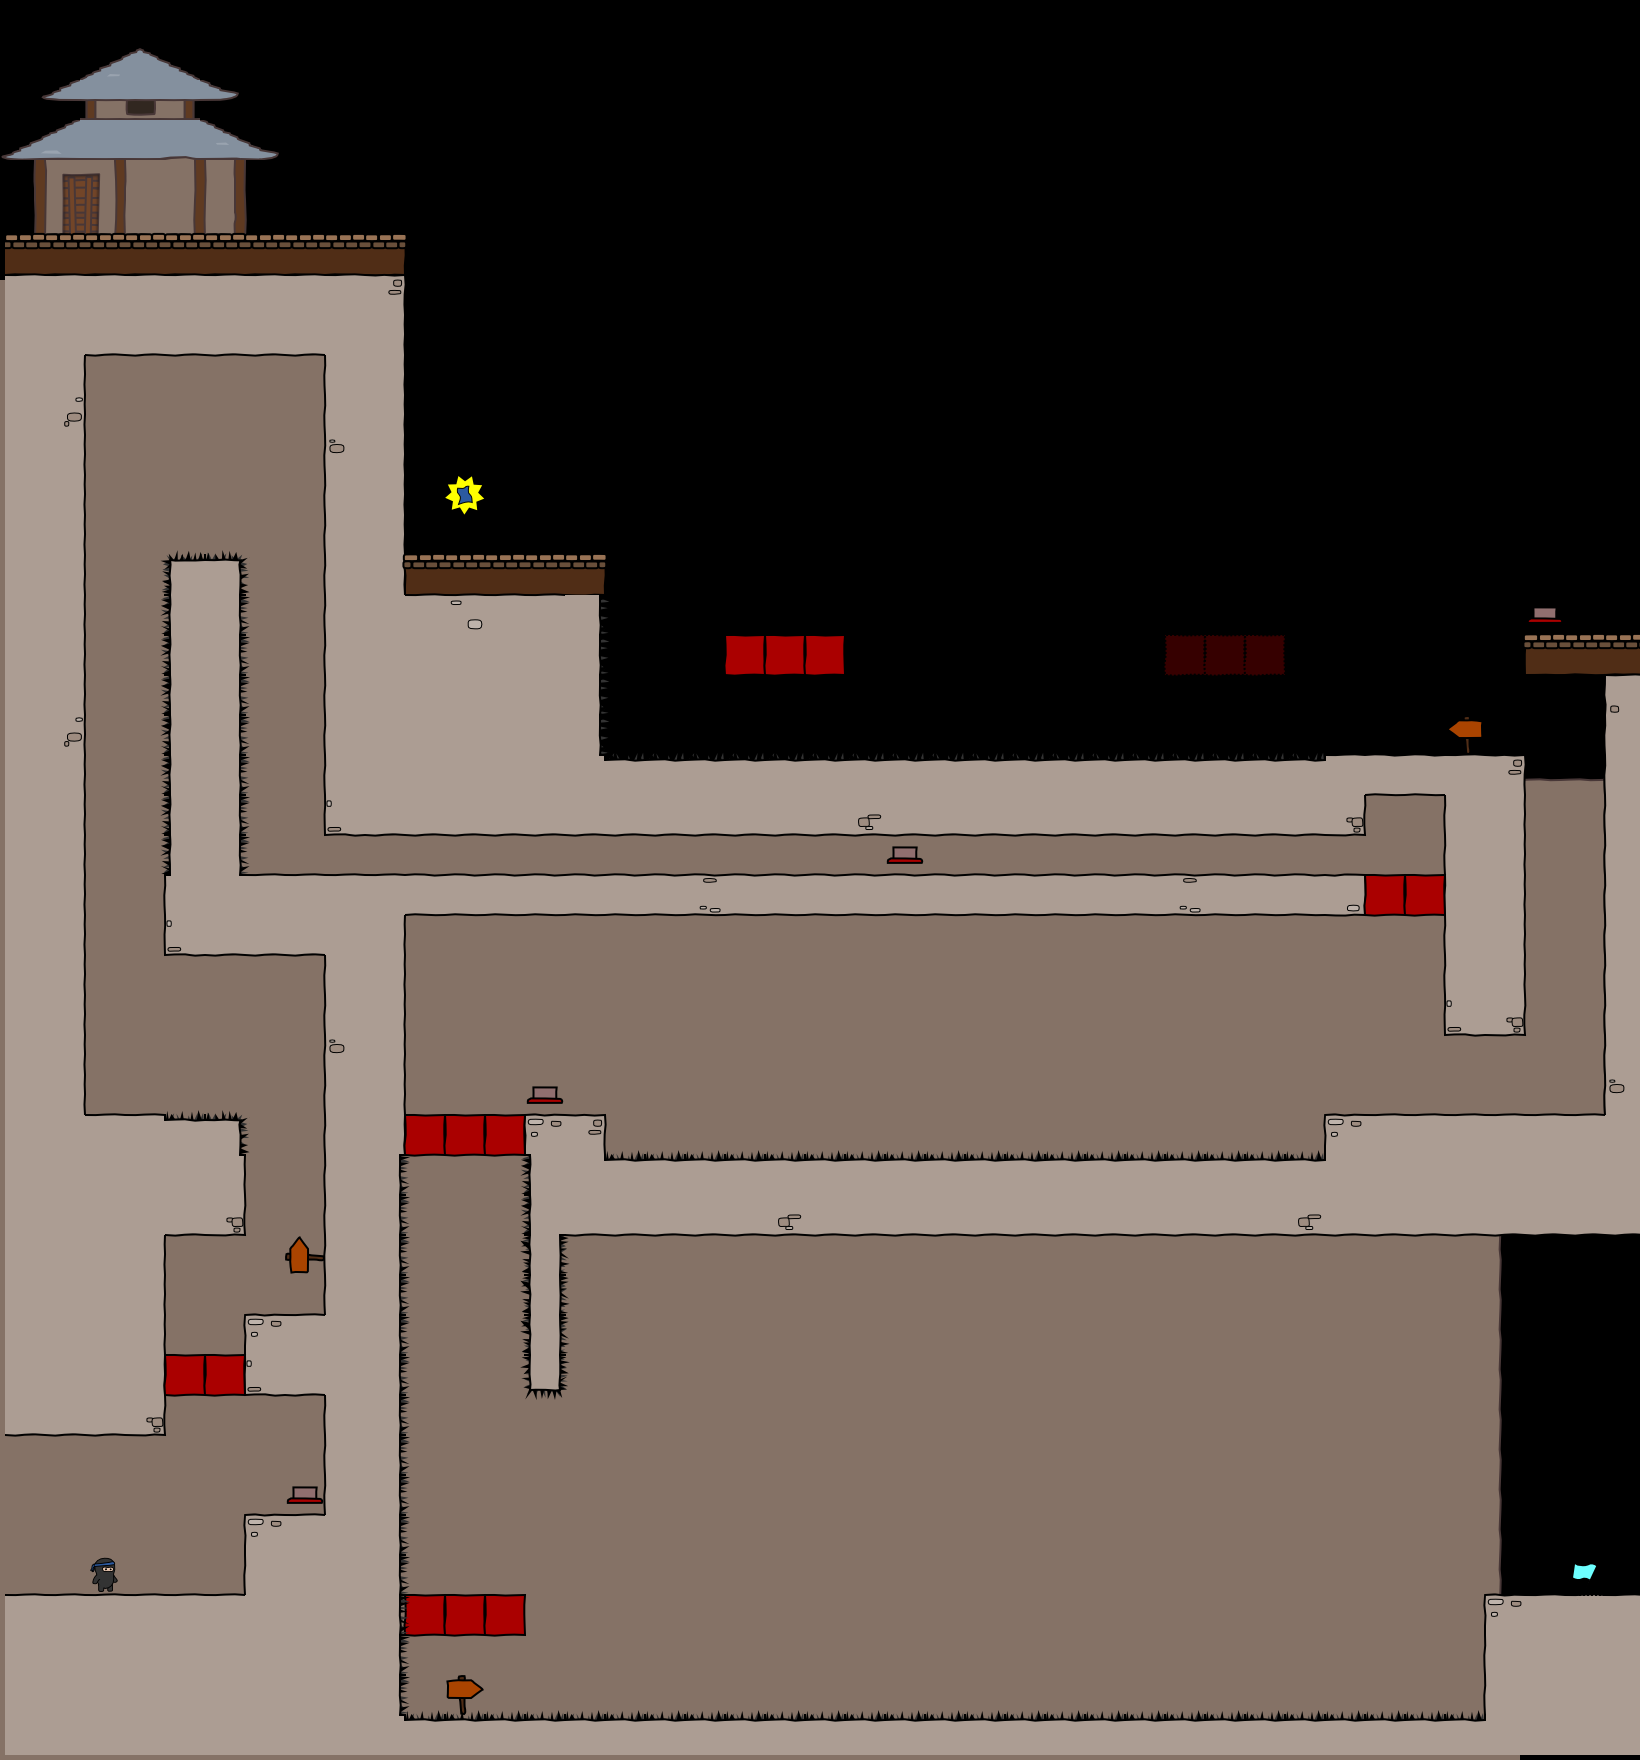

This game map was drawn from its Tiled (.tmx) file and the tilesets committed beside it. A one-line description and the trimmed map source follow:
An orthogonal 41x44 tile map with 40x40 px tiles, 4 tile layers (bg, walls, objects, fg), 4 tilesets.

<map version="1.0" orientation="orthogonal" width="41" height="44" tilewidth="40" tileheight="40">
 <properties>
  <property name="atl_directory" value="maps/" />
  <property name="atl_drawObjects" value="true" />
  <property name="atl_useSpritebatch" value="true" />
  <property name="atl_viewH" value="600" />
  <property name="atl_viewPadding" value="10" />
  <property name="atl_viewScaling" value="1" />
  <property name="atl_viewW" value="800" />
  <property name="atl_viewX" value="0" />
  <property name="atl_viewY" value="0" />
 </properties>
 <tileset firstgid="1" name="world1" tilewidth="50" tileheight="50">
  <image source="world1.png" width="400" height="850" />
 </tileset>
 <tileset firstgid="137" name="background" tilewidth="40" tileheight="40">
  <image source="background1.png" width="320" height="1480" />
 </tileset>
 <tileset firstgid="433" name="objectpalette" tilewidth="50" tileheight="50">
  <image source="objectpalette.png" width="400" height="500" />
 </tileset>
 <tileset firstgid="513" name="foreground" tilewidth="50" tileheight="50">
  <image source="foreground1.png" width="400" height="400" />
 </tileset>
 <layer name="bg" width="41" height="44">
  <properties>
   <property name="atl_offsetX" value="0" />
   <property name="atl_offsetY" value="0" />
   <property name="atl_parallaxX" value="1" />
   <property name="atl_parallaxY" value="1" />
  </properties>
  <data>[1804 cells, 1120 non-empty, 31 distinct tile ids]</data>
 </layer>
 <layer name="walls" width="41" height="44">
  <properties>
   <property name="atl_offsetX" value="0" />
   <property name="atl_offsetY" value="0" />
   <property name="atl_parallaxX" value="1" />
   <property name="atl_parallaxY" value="1" />
  </properties>
  <data>[1804 cells, 376 non-empty, 25 distinct tile ids]</data>
 </layer>
 <layer name="objects" width="41" height="44">
  <properties>
   <property name="atl_offsetX" value="0" />
   <property name="atl_offsetY" value="0" />
   <property name="atl_parallaxX" value="1" />
   <property name="atl_parallaxY" value="1" />
  </properties>
  <data>[1804 cells, 23 non-empty, 6 distinct tile ids]</data>
 </layer>
 <layer name="fg" width="41" height="44">
  <properties>
   <property name="atl_offsetX" value="0" />
   <property name="atl_offsetY" value="0" />
   <property name="atl_parallaxX" value="1" />
   <property name="atl_parallaxY" value="1" />
  </properties>
  <data>[1804 cells, 105 non-empty, 7 distinct tile ids]</data>
 </layer>
</map>
